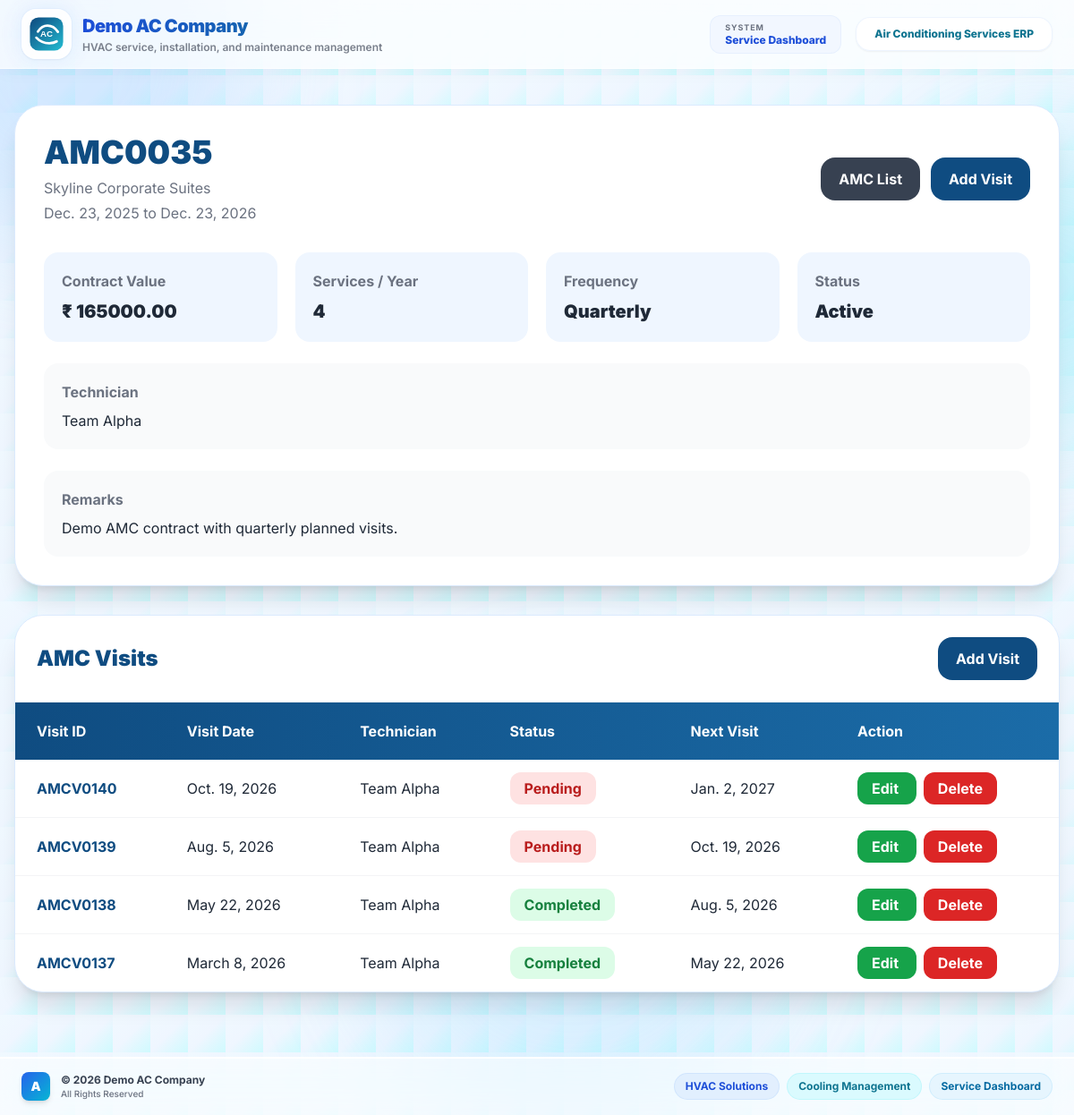
Page /amc/detail/35/ (signed in) on the committed database.
### amc/models.py (models this page shows, shortened)
class AMCContract(models.Model):
    STATUS_CHOICES = (
        ('ACTIVE', 'Active'),
        ('EXPIRED', 'Expired'),
        ('HOLD', 'Hold'),
        ('CANCELLED', 'Cancelled'),
    )
    FREQUENCY_CHOICES = (
        ('MONTHLY', 'Monthly'),
        ('QUARTERLY', 'Quarterly'),
        ('HALF_YEARLY', 'Half Yearly'),
        ('YEARLY', 'Yearly'),
    )
    amc_id = models.CharField(
        max_length=20,
        unique=True,
        blank=True
    )
    customer = models.ForeignKey(
        Customer,
        on_delete=models.CASCADE,
        related_name='amc_contracts'
    )
    contract_start_date = models.DateField()
    contract_end_date = models.DateField(
        blank=True,
        null=True
    )
    contract_value = models.DecimalField(
        max_digits=12,
        decimal_places=2,
        default=0
    )
    services_per_year = models.PositiveIntegerField(default=4)
    service_frequency = models.CharField(
        max_length=20,
        choices=FREQUENCY_CHOICES,
        default='QUARTERLY'
    )
    technician_name = models.CharField(
        max_length=150,
        blank=True,
        null=True
    )
    status = models.CharField(
        max_length=20,
        choices=STATUS_CHOICES,
        default='ACTIVE'
    )
    remarks = models.TextField(
        blank=True,
        null=True
    )
    created_by = models.ForeignKey(
        User,
        on_delete=models.SET_NULL,
        blank=True,
        null=True
    )
    created_at = models.DateTimeField(auto_now_add=True)
    class Meta:
        ordering = ["-id"]

class AMCVisit(models.Model):
    STATUS_CHOICES = (
        ('PENDING', 'Pending'),
        ('COMPLETED', 'Completed'),
        ('MISSED', 'Missed'),
        ('RESCHEDULED', 'Rescheduled'),
    )
    visit_id = models.CharField(
        max_length=20,
        unique=True,
        blank=True
    )
    amc = models.ForeignKey(
        AMCContract,
        on_delete=models.CASCADE,
        related_name='visits'
    )
    visit_date = models.DateField()
    technician_name = models.CharField(
        max_length=150,
        blank=True,
        null=True
    )
    status = models.CharField(
        max_length=20,
        choices=STATUS_CHOICES,
        default='PENDING'
    )
    work_done = models.TextField(
        blank=True,
        null=True
    )
    customer_feedback = models.TextField(
        blank=True,
        null=True
    )
    next_visit_date = models.DateField(
        blank=True,
        null=True
    )
    remarks = models.TextField(
        blank=True,
        null=True
    )
    created_by = models.ForeignKey(
        User,
        on_delete=models.SET_NULL,
        blank=True,
        null=True
    )
    created_at = models.DateTimeField(auto_now_add=True)
    class Meta:
        ordering = ["-visit_date", "-id"]

### customers/models.py (models this page shows, shortened)
class Customer(models.Model):
    CUSTOMER_CATEGORY_CHOICES = (
        ("GENERAL", "General Customer"),
        ("WARRANTY", "Warranty Customer"),
        ("AMC", "AMC Customer"),
    )
    customer_id = models.CharField(max_length=20, unique=True, blank=True)
    customer_category = models.CharField(
        max_length=20,
        choices=CUSTOMER_CATEGORY_CHOICES,
        default="GENERAL"
    )
    customer_name = models.CharField(max_length=200)
    company_name = models.CharField(max_length=200, blank=True, null=True)
    phone_number = models.CharField(max_length=15)
    whatsapp_number = models.CharField(max_length=15, blank=True, null=True)
    email = models.EmailField(blank=True, null=True)
    gst_number = models.CharField(max_length=30, blank=True, null=True)
    address = models.TextField(blank=True, null=True)
    landmark = models.CharField(max_length=200, blank=True, null=True)
    city = models.CharField(max_length=100, blank=True, null=True)
    state = models.CharField(max_length=100, blank=True, null=True)
    pincode = models.CharField(max_length=10, blank=True, null=True)
    remarks = models.TextField(blank=True, null=True)
    warranty_start_date = models.DateField(blank=True, null=True)
    warranty_end_date = models.DateField(blank=True, null=True)
    amc_start_date = models.DateField(blank=True, null=True)
    amc_end_date = models.DateField(blank=True, null=True)
    is_active = models.BooleanField(default=True)
    created_by = models.ForeignKey(
        User,
        on_delete=models.SET_NULL,
        blank=True,
        null=True,
        related_name="created_customers"
    )
    created_at = models.DateTimeField(auto_now_add=True)
    updated_at = models.DateTimeField(auto_now=True)
    class Meta:
        ordering = ["-id"]

### amc/views.py (the view)
# urls.py: path("detail/<int:id>/", views.amc_detail, name="amc_detail"),
@login_required
def amc_detail(request, id):
    profile = get_profile(request)
    amc = get_object_or_404(
        AMCContract.objects.select_related("customer", "created_by"),
        id=id
    )
    visits = amc.visits.all().order_by("-visit_date")
    return render(request, "amc_detail.html", {
        "profile": profile,
        "amc": amc,
        "visits": visits,
    })

### amc/views.py (called while the page is built)
def get_profile(request):
    profile, created = Profile.objects.get_or_create(
        user=request.user,
        defaults={
            "role": "MANAGER"
        }
    )
    return profile

### puriaccooling/context_processors.py (called while the page is built)
def branding(request):
    return {"BRAND": APP_BRANDING}

### templates/amc_detail.html (shortened to what this page needs)
{% extends 'base.html' %}
{% block content %}
<div class="max-w-7xl mx-auto px-4 py-10">
    <div class="bg-white rounded-[2rem] shadow-xl border border-blue-100 p-8">
        <div class="flex flex-col md:flex-row md:items-center md:justify-between gap-5">
            <div>
                <h1 class="text-4xl font-black text-[#0F4C81]">
                    {{ amc.amc_id }}
                </h1>
                <p class="mt-2 text-gray-500">
                    {{ amc.customer.customer_name }}
                </p>
                <p class="mt-1 text-gray-500">
                    {{ amc.contract_start_date }} to {{ amc.contract_end_date }}
                </p>
            </div>
            <div class="flex gap-3">
                <a href="{% url 'amc_list' %}" class="bg-gray-700 text-white px-5 py-3 rounded-2xl font-bold">
                    AMC List
                </a>
                <a href="{% url 'add_amc_visit' amc.id %}" class="bg-[#0F4C81] text-white px-5 py-3 rounded-2xl font-bold">
                    Add Visit
                </a>
            </div>
        </div>
        <div class="grid grid-cols-1 md:grid-cols-4 gap-5 mt-8">
            <div class="bg-blue-50 p-5 rounded-2xl">
                <p class="text-gray-500 font-bold">Contract Value</p>
                <h3 class="mt-2 text-xl font-black">₹ {{ amc.contract_value }}</h3>
            </div>
            <div class="bg-blue-50 p-5 rounded-2xl">
                <p class="text-gray-500 font-bold">Services / Year</p>
                <h3 class="mt-2 text-xl font-black">{{ amc.services_per_year }}</h3>
            </div>
            <div class="bg-blue-50 p-5 rounded-2xl">
                <p class="text-gray-500 font-bold">Frequency</p>
                <h3 class="mt-2 text-xl font-black">{{ amc.get_service_frequency_display }}</h3>
            </div>
            <div class="bg-blue-50 p-5 rounded-2xl">
                <p class="text-gray-500 font-bold">Status</p>
                <h3 class="mt-2 text-xl font-black">{{ amc.get_status_display }}</h3>
            </div>
        </div>
        <div class="mt-6 bg-gray-50 p-5 rounded-2xl">
            <p class="text-gray-500 font-bold">Technician</p>
            <p class="mt-2 text-gray-800">{{ amc.technician_name|default:"-" }}</p>
        </div>
        <div class="mt-6 bg-gray-50 p-5 rounded-2xl">
            <p class="text-gray-500 font-bold">Remarks</p>
            <p class="mt-2 text-gray-800">{{ amc.remarks|default:"-" }}</p>
        </div>
    </div>
    <div class="mt-8 bg-white rounded-[2rem] shadow-xl border border-blue-100 overflow-hidden">
        <div class="p-6 border-b border-gray-100 flex justify-between items-center">
            <h2 class="text-2xl font-black text-[#0F4C81]">
                AMC Visits
            </h2>
            <a href="{% url 'add_amc_visit' amc.id %}" class="bg-[#0F4C81] text-white px-5 py-3 rounded-2xl font-bold">
                Add Visit
            </a>
        </div>
        <div class="overflow-x-auto">
            <table class="w-full min-w-[1000px]">
                <thead>
                    <tr class="bg-gradient-to-r from-[#0F4C81] to-[#1B6CA8] text-white">
                        <th class="px-6 py-5 text-left">Visit ID</th>
                        <th class="px-6 py-5 text-left">Visit Date</th>
                        <th class="px-6 py-5 text-left">Technician</th>
                        <th class="px-6 py-5 text-left">Status</th>
                        <th class="px-6 py-5 text-left">Next Visit</th>
                        <th class="px-6 py-5 text-left">Action</th>
                    </tr>
                </thead>
                <tbody class="divide-y divide-gray-100">
                    {% for visit in visits %}
                    <tr class="hover:bg-blue-50">
                        <td class="px-6 py-5 font-bold text-[#0F4C81]">
                            {{ visit.visit_id }}
                        </td>
                        <td class="px-6 py-5">
                            {{ visit.visit_date }}
                        </td>
                        <td class="px-6 py-5">
                            {{ visit.technician_name|default:"-" }}
                        </td>
                        <td class="px-6 py-5">
                            {% if visit.status == "COMPLETED" %}
                            <span class="bg-green-100 text-green-700 px-4 py-2 rounded-xl font-bold">
                                Completed
                            </span>
                            {% elif visit.status == "PENDING" %}
                            <span class="bg-red-100 text-red-700 px-4 py-2 rounded-xl font-bold">
                                Pending
                            </span>
                            {% else %}
                            <span class="bg-gray-100 text-gray-700 px-4 py-2 rounded-xl font-bold">
                                {{ visit.get_status_display }}
                            </span>
                            {% endif %}
                        </td>
                        <td class="px-6 py-5">
                            {{ visit.next_visit_date|default:"-" }}
                        </td>
                        <td class="px-6 py-5">
                            <a href="{% url 'edit_amc_visit' visit.id %}" class="bg-green-600 text-white px-4 py-2 rounded-xl font-bold">
                                Edit
                            </a>
                            {% if profile.role == "CEO" %}
                            <a href="{% url 'delete_amc_visit' visit.id %}" onclick="return confirm('Delete this visit?')" class="bg-red-600 text-white px-4 py-2 rounded-xl font-bold ml-2">
                                Delete
                            </a>
                            {% endif %}
                        </td>
                    </tr>
                    {% empty %}
                    <tr>
                        <td colspan="6" class="px-6 py-12 text-center text-gray-500">
                            No AMC visit added yet.
                        </td>
                    </tr>
                    {% endfor %}
                </tbody>
            </table>
        </div>
    </div>
</div>
{% endblock %}

### templates/base.html (style rules this page uses)
body { font-family: 'Inter', sans-serif; scroll-behavior: smooth; }
.soft-grid { background-image: linear-gradient(rgba(59, 130, 246, 0.08) 1px, transparent 1px), linear-gradient(90deg, rgba(59, 130, 246, 0.08) 1px, transparent 1px); background-size: 42px 42px; }

### rows in the picture
AMCContract: amc_id "AMC0035", customer.customer_name "Skyline Corporate Suites", contract_start_date "Dec. 23, 2025", contract_end_date "Dec. 23, 2026", contract_value "165000.00", services_per_year "4", service_frequency "Quarterly", status "Active", technician_name "Team Alpha", remarks "Demo AMC contract with quarterly planned visits."
AMCVisit: visit_id "AMCV0140", visit_date "Oct. 19, 2026", technician_name "Team Alpha", status "Pending", next_visit_date "Jan. 2, 2027"
AMCVisit: visit_id "AMCV0139", visit_date "Aug. 5, 2026", technician_name "Team Alpha", status "Pending", next_visit_date "Oct. 19, 2026"
AMCVisit: visit_id "AMCV0138", visit_date "May 22, 2026", technician_name "Team Alpha", status "Completed", next_visit_date "Aug. 5, 2026"
AMCVisit: visit_id "AMCV0137", visit_date "March 8, 2026", technician_name "Team Alpha", status "Completed", next_visit_date "May 22, 2026"

### other values in the picture
{{ BRAND.TAGLINE }} "HVAC service, installation, and maintenance management"
{{ BRAND.APP_NAME }} "Air Conditioning Services ERP"
{{ BRAND.LOGO_TEXT|slice:":1" }} "A"
{{ BRAND.BRAND_YEAR }} "2026"
{{ BRAND.COMPANY_NAME }} "Demo AC Company"
